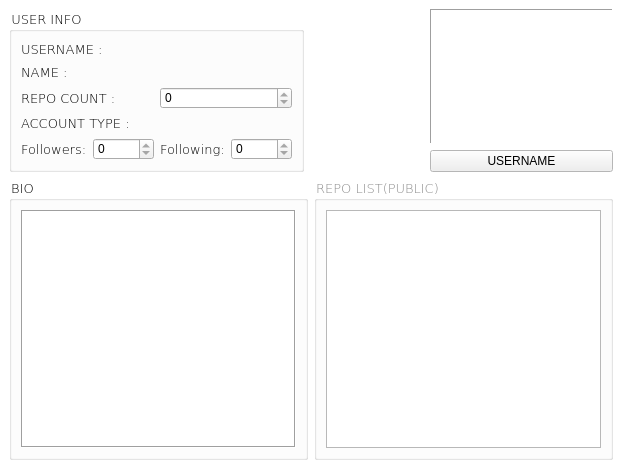
<?xml version="1.0" encoding="UTF-8"?>
<ui version="4.0">
 <class>MainWindow</class>
 <widget class="QMainWindow" name="MainWindow">
  <property name="geometry">
   <rect>
    <x>0</x>
    <y>0</y>
    <width>622</width>
    <height>469</height>
   </rect>
  </property>
  <property name="palette">
   <palette>
    <active>
     <colorrole role="Base">
      <brush brushstyle="SolidPattern">
       <color alpha="255">
        <red>255</red>
        <green>255</green>
        <blue>255</blue>
       </color>
      </brush>
     </colorrole>
     <colorrole role="Window">
      <brush brushstyle="SolidPattern">
       <color alpha="255">
        <red>255</red>
        <green>255</green>
        <blue>255</blue>
       </color>
      </brush>
     </colorrole>
    </active>
    <inactive>
     <colorrole role="Base">
      <brush brushstyle="SolidPattern">
       <color alpha="255">
        <red>255</red>
        <green>255</green>
        <blue>255</blue>
       </color>
      </brush>
     </colorrole>
     <colorrole role="Window">
      <brush brushstyle="SolidPattern">
       <color alpha="255">
        <red>255</red>
        <green>255</green>
        <blue>255</blue>
       </color>
      </brush>
     </colorrole>
    </inactive>
    <disabled>
     <colorrole role="Base">
      <brush brushstyle="SolidPattern">
       <color alpha="255">
        <red>255</red>
        <green>255</green>
        <blue>255</blue>
       </color>
      </brush>
     </colorrole>
     <colorrole role="Window">
      <brush brushstyle="SolidPattern">
       <color alpha="255">
        <red>255</red>
        <green>255</green>
        <blue>255</blue>
       </color>
      </brush>
     </colorrole>
    </disabled>
   </palette>
  </property>
  <property name="windowTitle">
   <string>GitHub Info Checker</string>
  </property>
  <property name="autoFillBackground">
   <bool>true</bool>
  </property>
  <widget class="QWidget" name="centralwidget">
   <property name="palette">
    <palette>
     <active>
      <colorrole role="WindowText">
       <brush brushstyle="SolidPattern">
        <color alpha="255">
         <red>118</red>
         <green>34</green>
         <blue>52</blue>
        </color>
       </brush>
      </colorrole>
     </active>
     <inactive>
      <colorrole role="WindowText">
       <brush brushstyle="SolidPattern">
        <color alpha="255">
         <red>118</red>
         <green>34</green>
         <blue>52</blue>
        </color>
       </brush>
      </colorrole>
     </inactive>
     <disabled>
      <colorrole role="WindowText">
       <brush brushstyle="SolidPattern">
        <color alpha="255">
         <red>120</red>
         <green>120</green>
         <blue>120</blue>
        </color>
       </brush>
      </colorrole>
     </disabled>
    </palette>
   </property>
   <property name="styleSheet">
    <string notr="true">QWidget#centralwidget{
	border-image: url(:/resource/github.png);
}</string>
   </property>
   <layout class="QVBoxLayout" name="verticalLayout_5">
    <item>
     <layout class="QHBoxLayout" name="horizontalLayout_9">
      <item>
       <widget class="QGroupBox" name="groupBox">
        <property name="font">
         <font>
          <family>Verdana</family>
          <pointsize>10</pointsize>
          <weight>9</weight>
          <italic>false</italic>
          <bold>false</bold>
         </font>
        </property>
        <property name="styleSheet">
         <string notr="true">color: rgb(0, 0, 0);
font: 75 10pt &quot;Verdana&quot;;</string>
        </property>
        <property name="title">
         <string>USER INFO</string>
        </property>
        <property name="flat">
         <bool>false</bool>
        </property>
        <layout class="QVBoxLayout" name="verticalLayout_4">
         <item>
          <layout class="QHBoxLayout" name="horizontalLayout_5">
           <item>
            <widget class="QLabel" name="label_3">
             <property name="sizePolicy">
              <sizepolicy hsizetype="Fixed" vsizetype="Preferred">
               <horstretch>0</horstretch>
               <verstretch>0</verstretch>
              </sizepolicy>
             </property>
             <property name="font">
              <font>
               <family>Verdana</family>
               <pointsize>10</pointsize>
               <weight>9</weight>
               <italic>false</italic>
               <bold>false</bold>
              </font>
             </property>
             <property name="text">
              <string>USERNAME :</string>
             </property>
            </widget>
           </item>
           <item>
            <widget class="QLabel" name="usernameLabel">
             <property name="font">
              <font>
               <family>Verdana</family>
               <pointsize>10</pointsize>
               <weight>9</weight>
               <italic>false</italic>
               <bold>false</bold>
               <underline>true</underline>
              </font>
             </property>
             <property name="text">
              <string/>
             </property>
             <property name="wordWrap">
              <bool>true</bool>
             </property>
            </widget>
           </item>
          </layout>
         </item>
         <item>
          <layout class="QHBoxLayout" name="horizontalLayout_6">
           <item>
            <widget class="QLabel" name="label_9">
             <property name="sizePolicy">
              <sizepolicy hsizetype="Fixed" vsizetype="Preferred">
               <horstretch>0</horstretch>
               <verstretch>0</verstretch>
              </sizepolicy>
             </property>
             <property name="font">
              <font>
               <family>Verdana</family>
               <pointsize>10</pointsize>
               <weight>9</weight>
               <italic>false</italic>
               <bold>false</bold>
              </font>
             </property>
             <property name="text">
              <string>NAME :</string>
             </property>
            </widget>
           </item>
           <item>
            <widget class="QLabel" name="nameLabel">
             <property name="font">
              <font>
               <family>Verdana</family>
               <pointsize>10</pointsize>
               <weight>9</weight>
               <italic>false</italic>
               <bold>false</bold>
               <underline>true</underline>
              </font>
             </property>
             <property name="text">
              <string/>
             </property>
            </widget>
           </item>
          </layout>
         </item>
         <item>
          <layout class="QHBoxLayout" name="horizontalLayout_7">
           <item>
            <widget class="QLabel" name="label">
             <property name="font">
              <font>
               <family>Verdana</family>
               <pointsize>10</pointsize>
               <weight>9</weight>
               <italic>false</italic>
               <bold>false</bold>
              </font>
             </property>
             <property name="text">
              <string>REPO COUNT :</string>
             </property>
            </widget>
           </item>
           <item>
            <widget class="QSpinBox" name="repoBox">
             <property name="readOnly">
              <bool>true</bool>
             </property>
             <property name="maximum">
              <number>500</number>
             </property>
            </widget>
           </item>
          </layout>
         </item>
         <item>
          <layout class="QHBoxLayout" name="horizontalLayout_8">
           <item>
            <widget class="QLabel" name="label_4">
             <property name="sizePolicy">
              <sizepolicy hsizetype="Fixed" vsizetype="Preferred">
               <horstretch>0</horstretch>
               <verstretch>0</verstretch>
              </sizepolicy>
             </property>
             <property name="font">
              <font>
               <family>Verdana</family>
               <pointsize>10</pointsize>
               <weight>9</weight>
               <italic>false</italic>
               <bold>false</bold>
              </font>
             </property>
             <property name="text">
              <string>ACCOUNT TYPE :</string>
             </property>
            </widget>
           </item>
           <item>
            <widget class="QLabel" name="typeLabel">
             <property name="font">
              <font>
               <family>Verdana</family>
               <pointsize>10</pointsize>
               <weight>9</weight>
               <italic>false</italic>
               <bold>false</bold>
              </font>
             </property>
             <property name="text">
              <string/>
             </property>
            </widget>
           </item>
          </layout>
         </item>
         <item>
          <layout class="QHBoxLayout" name="horizontalLayout">
           <item>
            <layout class="QHBoxLayout" name="horizontalLayout_3">
             <item>
              <widget class="QLabel" name="label_5">
               <property name="font">
                <font>
                 <family>Verdana</family>
                 <pointsize>10</pointsize>
                 <weight>9</weight>
                 <italic>false</italic>
                 <bold>false</bold>
                </font>
               </property>
               <property name="text">
                <string>Followers:</string>
               </property>
              </widget>
             </item>
             <item>
              <widget class="QSpinBox" name="followerBox">
               <property name="readOnly">
                <bool>true</bool>
               </property>
               <property name="maximum">
                <number>10000</number>
               </property>
              </widget>
             </item>
            </layout>
           </item>
           <item>
            <layout class="QHBoxLayout" name="horizontalLayout_4">
             <item>
              <widget class="QLabel" name="label_6">
               <property name="font">
                <font>
                 <family>Verdana</family>
                 <pointsize>10</pointsize>
                 <weight>9</weight>
                 <italic>false</italic>
                 <bold>false</bold>
                </font>
               </property>
               <property name="text">
                <string>Following:</string>
               </property>
              </widget>
             </item>
             <item>
              <widget class="QSpinBox" name="followingBox">
               <property name="readOnly">
                <bool>true</bool>
               </property>
               <property name="maximum">
                <number>10000</number>
               </property>
              </widget>
             </item>
            </layout>
           </item>
          </layout>
         </item>
        </layout>
       </widget>
      </item>
      <item>
       <spacer name="horizontalSpacer">
        <property name="orientation">
         <enum>Qt::Horizontal</enum>
        </property>
        <property name="sizeType">
         <enum>QSizePolicy::Fixed</enum>
        </property>
        <property name="sizeHint" stdset="0">
         <size>
          <width>120</width>
          <height>20</height>
         </size>
        </property>
       </spacer>
      </item>
      <item>
       <layout class="QVBoxLayout" name="verticalLayout">
        <property name="sizeConstraint">
         <enum>QLayout::SetFixedSize</enum>
        </property>
        <item>
         <widget class="QLabel" name="picLabel">
          <property name="sizePolicy">
           <sizepolicy hsizetype="Preferred" vsizetype="Preferred">
            <horstretch>0</horstretch>
            <verstretch>0</verstretch>
           </sizepolicy>
          </property>
          <property name="frameShape">
           <enum>QFrame::Panel</enum>
          </property>
          <property name="frameShadow">
           <enum>QFrame::Sunken</enum>
          </property>
          <property name="text">
           <string/>
          </property>
          <property name="scaledContents">
           <bool>true</bool>
          </property>
         </widget>
        </item>
        <item>
         <widget class="QPushButton" name="usernameButton">
          <property name="sizePolicy">
           <sizepolicy hsizetype="Preferred" vsizetype="Fixed">
            <horstretch>0</horstretch>
            <verstretch>0</verstretch>
           </sizepolicy>
          </property>
          <property name="styleSheet">
           <string notr="true">font: 75 10pt &quot;Verdana&quot;;</string>
          </property>
          <property name="text">
           <string>USERNAME</string>
          </property>
         </widget>
        </item>
       </layout>
      </item>
     </layout>
    </item>
    <item>
     <layout class="QHBoxLayout" name="horizontalLayout_2">
      <item>
       <widget class="QGroupBox" name="groupBox_2">
        <property name="font">
         <font>
          <family>Verdana</family>
          <pointsize>10</pointsize>
          <weight>9</weight>
          <italic>false</italic>
          <bold>false</bold>
         </font>
        </property>
        <property name="styleSheet">
         <string notr="true">color: rgb(0, 0, 0);
font: 75 10pt &quot;Verdana&quot;;</string>
        </property>
        <property name="title">
         <string>BIO</string>
        </property>
        <layout class="QVBoxLayout" name="verticalLayout_3">
         <item>
          <widget class="QTextEdit" name="bioEdit">
           <property name="frameShape">
            <enum>QFrame::Box</enum>
           </property>
           <property name="frameShadow">
            <enum>QFrame::Sunken</enum>
           </property>
           <property name="autoFormatting">
            <set>QTextEdit::AutoAll</set>
           </property>
           <property name="readOnly">
            <bool>true</bool>
           </property>
          </widget>
         </item>
        </layout>
       </widget>
      </item>
      <item>
       <widget class="QGroupBox" name="groupBox_3">
        <property name="font">
         <font>
          <family>Verdana</family>
          <pointsize>10</pointsize>
          <weight>9</weight>
          <italic>false</italic>
          <bold>false</bold>
         </font>
        </property>
        <property name="styleSheet">
         <string notr="true">color: rgb(140, 140, 140);
font: 75 10pt &quot;Verdana&quot;;</string>
        </property>
        <property name="title">
         <string>REPO LIST(PUBLIC)</string>
        </property>
        <layout class="QVBoxLayout" name="verticalLayout_2">
         <item>
          <widget class="QListWidget" name="repoList"/>
         </item>
        </layout>
       </widget>
      </item>
     </layout>
    </item>
   </layout>
  </widget>
 </widget>
 <resources/>
 <connections/>
</ui>
